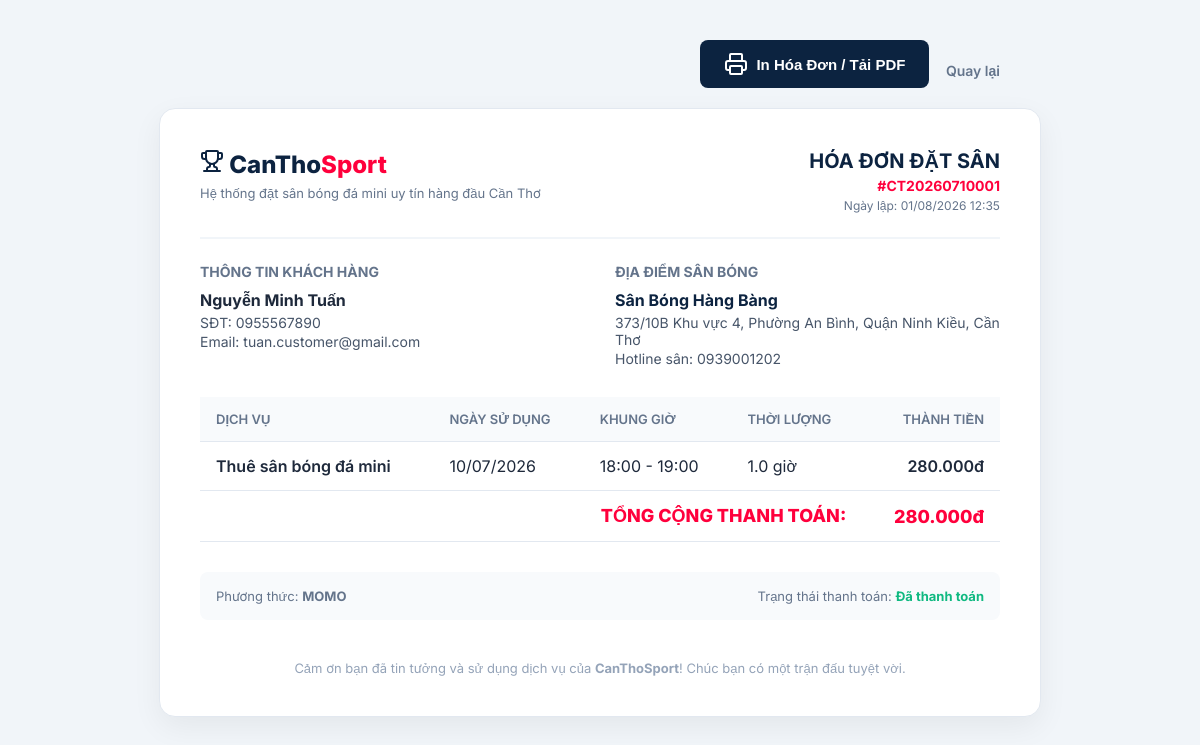
The page /pages/invoice.php?booking_id=1 (signed in) on the database its author committed.
### tables this page shows
CREATE TABLE `bookings` (
  `id`           INT(11)       NOT NULL AUTO_INCREMENT,
  `booking_code` VARCHAR(20)   NOT NULL  COMMENT 'Mã đặt sân VD: CT20260715001',
  `field_id`     INT(11)       NOT NULL,
  `user_id`      INT(11)       NOT NULL,
  `booking_date` DATE          NOT NULL,
  `start_time`   TIME          NOT NULL,
  `end_time`     TIME          NOT NULL,
  `duration`     DECIMAL(3,1)  NOT NULL DEFAULT 1 COMMENT 'Số giờ',
  `total_price`  DECIMAL(12,0) NOT NULL,
  `status`       ENUM('pending','confirmed','cancelled','completed','no_show') NOT NULL DEFAULT 'pending',
  `payment_method` ENUM('cash','momo','bank','vnpay') NOT NULL DEFAULT 'cash',
  `payment_status` ENUM('unpaid','paid','refunded') NOT NULL DEFAULT 'unpaid',
  `points_used`     INT(11)      NOT NULL DEFAULT 0  COMMENT 'Số điểm tích lũy đã dùng',
  `discount_amount` DECIMAL(12,0) NOT NULL DEFAULT 0 COMMENT 'Số tiền được giảm từ điểm tích lũy',
  `points_earned`   INT(11)      NOT NULL DEFAULT 0  COMMENT 'Số điểm tích lũy nhận được',
  `note`         TEXT          DEFAULT NULL,
  `qr_code`      VARCHAR(255)  DEFAULT NULL  COMMENT 'Mã QR check-in',
  `cancelled_at` DATETIME      DEFAULT NULL,
  `cancel_reason` VARCHAR(255) DEFAULT NULL,
  `created_at`   TIMESTAMP     NOT NULL DEFAULT CURRENT_TIMESTAMP,
  `updated_at`   TIMESTAMP     NOT NULL DEFAULT CURRENT_TIMESTAMP ON UPDATE CURRENT_TIMESTAMP,
  PRIMARY KEY (`id`),
  UNIQUE KEY `uq_booking_code` (`booking_code`),
  KEY `idx_field_date` (`field_id`, `booking_date`),
  KEY `idx_user`       (`user_id`),
  KEY `idx_status`     (`status`),
  CONSTRAINT `fk_booking_field` FOREIGN KEY (`field_id`) REFERENCES `fields` (`id`),
  CONSTRAINT `fk_booking_user`  FOREIGN KEY (`user_id`)  REFERENCES `users`  (`id`)
);

CREATE TABLE `users` (
  `id`            INT(11)      NOT NULL AUTO_INCREMENT,
  `full_name`     VARCHAR(100) NOT NULL,
  `email`         VARCHAR(100) NOT NULL,
  `google_id`     VARCHAR(255) DEFAULT NULL,
  `facebook_id`   VARCHAR(255) DEFAULT NULL,
  `phone`         VARCHAR(15)  NOT NULL,
  `password_hash` VARCHAR(255) DEFAULT NULL,
  `role`          ENUM('customer','owner','admin') NOT NULL DEFAULT 'customer',
  `avatar`        VARCHAR(255) DEFAULT 'default-avatar.png',
  `address`       VARCHAR(255) DEFAULT NULL,
  `lat`           DECIMAL(10,8) DEFAULT NULL  COMMENT 'Vĩ độ địa chỉ nhà',
  `lng`           DECIMAL(11,8) DEFAULT NULL  COMMENT 'Kinh độ địa chỉ nhà',
  `is_active`     TINYINT(1)   NOT NULL DEFAULT 1,
  `email_verified` TINYINT(1)  NOT NULL DEFAULT 0,
  `points`         INT(11)      NOT NULL DEFAULT 0 COMMENT 'Điểm tích lũy tích được',
  `last_online`   DATETIME     DEFAULT NULL,
  `created_at`    TIMESTAMP    NOT NULL DEFAULT CURRENT_TIMESTAMP,
  `updated_at`    TIMESTAMP    NOT NULL DEFAULT CURRENT_TIMESTAMP ON UPDATE CURRENT_TIMESTAMP,
  PRIMARY KEY (`id`),
  UNIQUE KEY `uq_email` (`email`),
  UNIQUE KEY `uq_google_id` (`google_id`),
  UNIQUE KEY `uq_phone` (`phone`)
);

CREATE TABLE `fields` (
  `id`              INT(11)      NOT NULL AUTO_INCREMENT,
  `owner_id`        INT(11)      NOT NULL,
  `name`            VARCHAR(150) NOT NULL,
  `slug`            VARCHAR(160) NOT NULL,
  `address`         VARCHAR(255) NOT NULL,
  `district`        VARCHAR(100) NOT NULL  COMMENT 'Quận/Huyện tại Cần Thơ',
  `ward`            VARCHAR(100) DEFAULT NULL COMMENT 'Phường/Xã',
  `lat`             DECIMAL(10,8) NOT NULL  COMMENT 'Vĩ độ GPS',
  `lng`             DECIMAL(11,8) NOT NULL  COMMENT 'Kinh độ GPS',
  `type`            ENUM('5v5','7v7','11v11') NOT NULL DEFAULT '5v5',
  `surface`         ENUM('co_nhan_tao','co_tu_nhien','san_xi_mang') NOT NULL DEFAULT 'co_nhan_tao',
  `price_per_hour`  DECIMAL(10,0) NOT NULL  COMMENT 'Giá thuê/giờ (VNĐ)',
  `price_peak`      DECIMAL(10,0) DEFAULT NULL COMMENT 'Giá giờ cao điểm (17h-21h)',
  `description`     TEXT          DEFAULT NULL,
  `phone`           VARCHAR(15)   DEFAULT NULL,
  `open_time`       TIME          NOT NULL DEFAULT '06:00:00',
  `close_time`      TIME          NOT NULL DEFAULT '22:00:00',
  `has_lighting`    TINYINT(1)    NOT NULL DEFAULT 1  COMMENT 'Có đèn chiếu sáng',
  `has_parking`     TINYINT(1)    NOT NULL DEFAULT 1  COMMENT 'Có bãi đỗ xe',
  `has_shower`      TINYINT(1)    NOT NULL DEFAULT 0  COMMENT 'Có phòng tắm',
  `has_canteen`     TINYINT(1)    NOT NULL DEFAULT 0  COMMENT 'Có căn tin',
  `has_rental`      TINYINT(1)    NOT NULL DEFAULT 0  COMMENT 'Cho thuê dụng cụ',
  `cover_image`     VARCHAR(255)  DEFAULT NULL,
  `status`          ENUM('active','inactive','pending') NOT NULL DEFAULT 'pending',
  `discount_percent` INT(11)     NOT NULL DEFAULT 0  COMMENT 'Mức giảm giá (%)',
  `rating`          DECIMAL(2,1)  NOT NULL DEFAULT 0.0,
  `total_reviews`   INT(11)       NOT NULL DEFAULT 0,
  `total_bookings`  INT(11)       NOT NULL DEFAULT 0,
  `created_at`      TIMESTAMP     NOT NULL DEFAULT CURRENT_TIMESTAMP,
  `updated_at`      TIMESTAMP     NOT NULL DEFAULT CURRENT_TIMESTAMP ON UPDATE CURRENT_TIMESTAMP,
  PRIMARY KEY (`id`),
  UNIQUE KEY `uq_slug` (`slug`),
  KEY `idx_owner`    (`owner_id`),
  KEY `idx_district` (`district`),
  KEY `idx_type`     (`type`),
  KEY `idx_status`   (`status`),
  CONSTRAINT `fk_field_owner` FOREIGN KEY (`owner_id`) REFERENCES `users` (`id`) ON DELETE CASCADE
);

### pages/invoice.php (the view, shortened to what this page needs)
<?php
require_once '../config/db.php';
$booking_id = isset($_GET['booking_id']) ? intval($_GET['booking_id']) : 0;
try {
    $stmt = $pdo->prepare("
        SELECT b.*, f.name as field_name, f.address as field_address, f.phone as field_phone,
               u.full_name as customer_name, u.email as customer_email, u.phone as customer_phone
        FROM bookings b
        JOIN fields f ON b.field_id = f.id
        JOIN users u ON b.user_id = u.id
        WHERE b.id = :id AND (b.user_id = :user_id OR :role IN ('owner','admin'))
    ");
    $stmt->execute([
        'id' => $booking_id,
        'user_id' => $_SESSION['user_id'],
        'role' => $_SESSION['user_role']
    ]);
    $b = $stmt->fetch();
} catch (PDOException $e) {
    die("Lỗi CSDL: " . $e->getMessage());
}
?>
<!DOCTYPE html>
<html lang="vi">
<head>
</head>
<body>
    <div style="max-width: 800px; margin: 0 auto 20px; text-align: right;" class="no-print">
        <button onclick="window.print()" class="print-btn">
            <i data-lucide="printer"></i> In Hóa Đơn / Tải PDF
        </button>
        <a href="my_bookings.php" style="margin-left: 12px; color: #64748b; text-decoration: none; font-size: 14px; font-weight: 600;">Quay lại</a>
    </div>
    <div class="invoice-card">
        <div class="invoice-header">
            <div>
                <div class="logo"><i data-lucide="trophy" style="width: 24px; height: 24px;"></i> CanTho<span>Sport</span></div>
                <div style="font-size: 13px; color: #64748b; margin-top: 6px;">Hệ thống đặt sân bóng đá mini uy tín hàng đầu Cần Thơ</div>
            </div>
            <div style="text-align: right;">
                <h2 style="margin: 0; font-size: 20px; color: #0c2340;">HÓA ĐƠN ĐẶT SÂN</h2>
                <div style="font-size: 14px; font-weight: 700; color: #ff003c; margin-top: 4px;">#<?php echo htmlspecialchars($b['booking_code']); ?></div>
                <div style="font-size: 12px; color: #64748b; margin-top: 4px;">Ngày lập: <?php echo date('d/m/Y H:i', strtotime($b['created_at'])); ?></div>
            </div>
        </div>
        <div class="invoice-details-grid">
            <div>
                <h4 style="margin: 0 0 10px 0; font-size: 14px; color: #64748b; text-transform: uppercase;">Thông tin khách hàng</h4>
                <div style="font-weight: 700; font-size: 16px;"><?php echo htmlspecialchars($b['customer_name']); ?></div>
                <div style="font-size: 14px; color: #475569; margin-top: 4px;">SĐT: <?php echo htmlspecialchars($b['customer_phone']); ?></div>
                <div style="font-size: 14px; color: #475569; margin-top: 2px;">Email: <?php echo htmlspecialchars($b['customer_email']); ?></div>
            </div>
            <div>
                <h4 style="margin: 0 0 10px 0; font-size: 14px; color: #64748b; text-transform: uppercase;">Địa điểm sân bóng</h4>
                <div style="font-weight: 700; font-size: 16px; color: #0c2340;"><?php echo htmlspecialchars($b['field_name']); ?></div>
                <div style="font-size: 14px; color: #475569; margin-top: 4px;"><?php echo htmlspecialchars($b['field_address']); ?></div>
                <div style="font-size: 14px; color: #475569; margin-top: 2px;">Hotline sân: <?php echo htmlspecialchars($b['field_phone']); ?></div>
            </div>
        </div>
        <table class="invoice-table">
            <thead>
                <tr>
                    <th>Dịch vụ</th>
                    <th>Ngày sử dụng</th>
                    <th>Khung giờ</th>
                    <th>Thời lượng</th>
                    <th style="text-align: right;">Thành tiền</th>
                </tr>
            </thead>
            <tbody>
                <tr>
                    <td style="font-weight: 600;">Thuê sân bóng đá mini</td>
                    <td><?php echo date('d/m/Y', strtotime($b['booking_date'])); ?></td>
                    <td><?php echo date('H:i', strtotime($b['start_time'])); ?> - <?php echo date('H:i', strtotime($b['end_time'])); ?></td>
                    <td><?php echo $b['duration']; ?> giờ</td>
                    <td style="text-align: right; font-weight: 600;"><?php echo number_format($b['total_price'] + $b['discount_amount'], 0, ',', '.'); ?>đ</td>
                </tr>
                <tr class="total-row">
                    <td colspan="4" style="text-align: right;">TỔNG CỘNG THANH TOÁN:</td>
                    <td style="text-align: right;"><?php echo number_format($b['total_price'], 0, ',', '.'); ?>đ</td>
                </tr>
            </tbody>
        </table>
        <div style="display: flex; justify-content: space-between; font-size: 13px; color: #64748b; background: #f8fafc; padding: 16px; border-radius: 8px;">
            <div>Phương thức: <strong><?php echo strtoupper($b['payment_method']); ?></strong></div>
            <div>Trạng thái thanh toán: <strong style="color: <?php echo $b['payment_status'] === 'paid' ? '#10b981' : '#f59e0b'; ?>;"><?php echo $b['payment_status'] === 'paid' ? 'Đã thanh toán' : 'Chưa thanh toán (Thanh toán tại sân)'; ?></strong></div>
        </div>
        <div style="margin-top: 40px; text-align: center; font-size: 13px; color: #94a3b8;">
            Cảm ơn bạn đã tin tưởng và sử dụng dịch vụ của <strong>CanThoSport</strong>! Chúc bạn có một trận đấu tuyệt vời.
        </div>
    </div>
</body>
</html>

### pages/invoice.php (style rules this page uses)
body { font-family: 'Inter', sans-serif; background-color: #f1f5f9; color: #1e293b; margin: 0; padding: 40px 20px; }
.invoice-card { max-width: 800px; margin: 0 auto; background: white; border-radius: 16px; padding: 40px; box-shadow: 0 10px 30px rgba(0,0,0,0.06); border: 1px solid #e2e8f0; }
.invoice-header { display: flex; justify-content: space-between; align-items: flex-start; border-bottom: 2px solid #f1f5f9; padding-bottom: 24px; margin-bottom: 24px; }
.logo { font-size: 24px; font-weight: 800; color: #0c2340; text-decoration: none; }
.logo span { color: #ff003c; }
.invoice-details-grid { display: grid; grid-template-columns: 1fr 1fr; gap: 30px; margin-bottom: 30px; }
.invoice-table { width: 100%; border-collapse: collapse; margin-bottom: 30px; }
.invoice-table th, .invoice-table td { padding: 14px 16px; text-align: left; border-bottom: 1px solid #e2e8f0; }
.invoice-table th { background: #f8fafc; font-weight: 600; font-size: 13px; text-transform: uppercase; color: #64748b; }
.total-row { font-size: 18px; font-weight: 800; color: #ff003c; }
.print-btn { background: #0c2340; color: white; padding: 12px 24px; border-radius: 8px; border: none; font-weight: 600; cursor: pointer; display: inline-flex; align-items: center; gap: 8px; font-size: 15px; }

### rows shown on the page
bookings: booking_code "CT20260710001", created_at "01/08/2026 12:35", user.full_name "Nguyễn Minh Tuấn", user.phone "0955567890", user.email "tuan.customer@gmail.com", field.name "Sân Bóng Hàng Bàng", field.address "373/10B Khu vực 4, Phường An Bình, Quận Ninh Kiều, Cần Thơ", field.phone "0939001202", booking_date "10/07/2026", start_time "18:00", end_time "19:00", duration "1.0", $b['total_price'] + $b['discount_amount'] "280.000", total_price "280.000", payment_method "MOMO"
